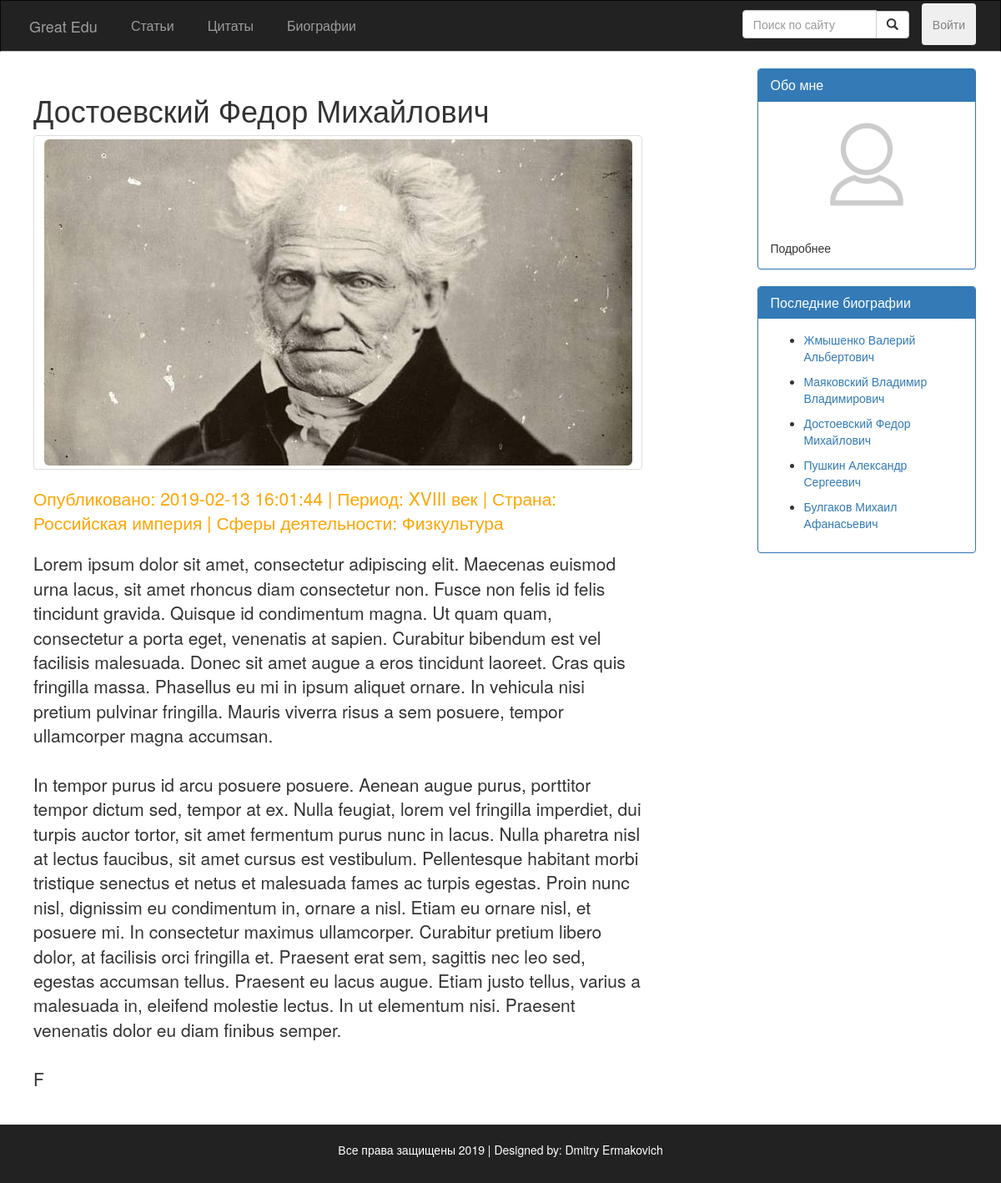
The page /src/public_routes/Bio.php?id=2 on the database as committed earlier.
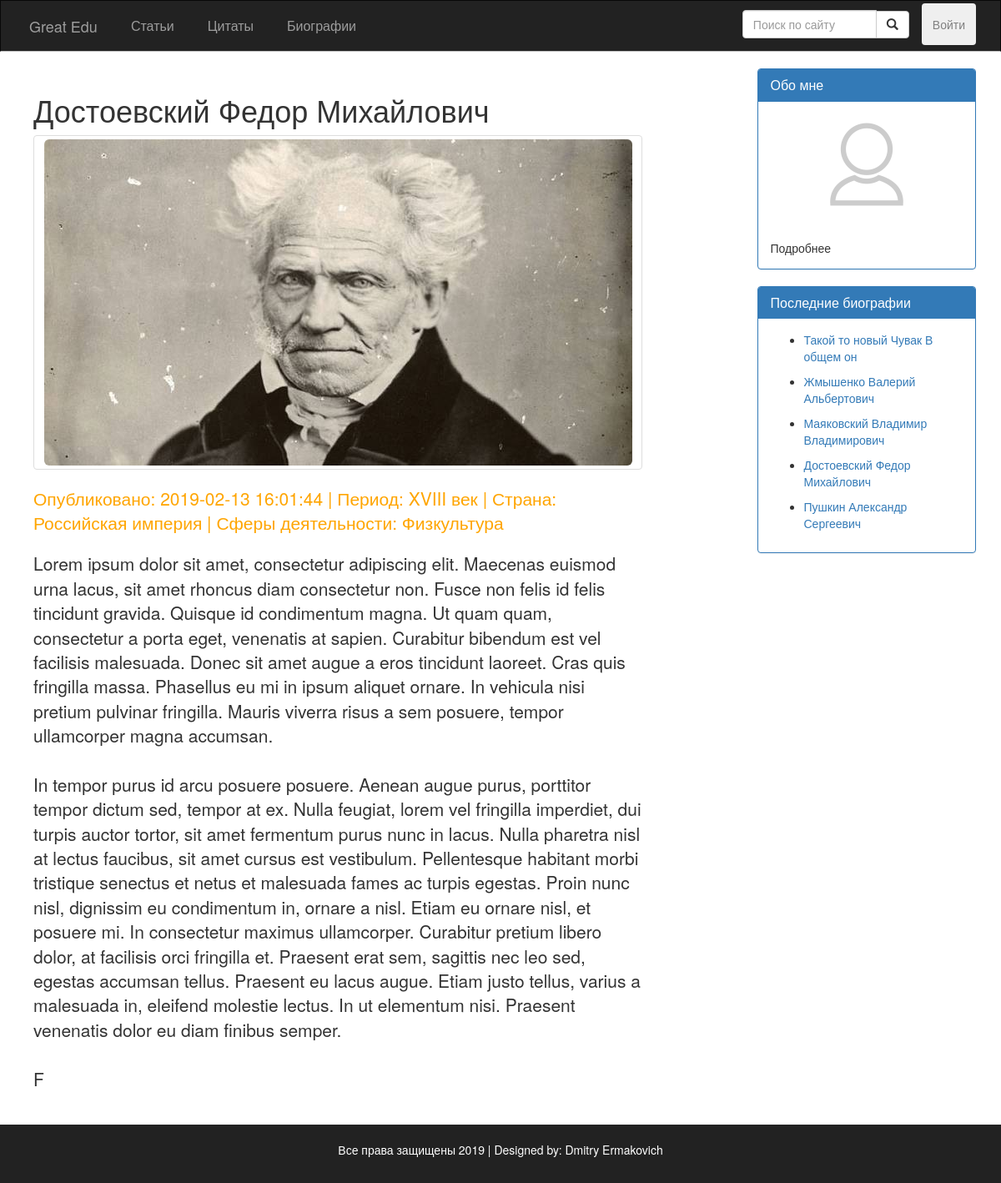
The same page on the database as committed later.
### src/Include/dbFunctions.php (called while the page is built, shortened)
<?php
require_once 'DatabaseLoad.php';
function doSQLQuery($query)
{
  global $con2;
  try {
    $exec = mysqli_query($con2, $query) or die(mysqli_error($con2));
    if ($exec) {
      return $exec;
    }
  } catch (Exception $e) {
    echo $e->getMessage();
  }
  return false;
}
function getPeriodNameById($id) {
  $query = "SELECT название FROM Периоды WHERE id = $id";
  $exec = doSQLQuery($query);
  if ($res = mysqli_fetch_assoc($exec)) {
    return $res['название'];
  }
  return null;
}
function getShpereNameById($id) {
  $query = "SELECT название FROM Сферы_деятельности WHERE id = $id";
  $exec = doSQLQuery($query);
  if ($res = mysqli_fetch_assoc($exec)) {
    return $res['название'];
  }
  return null;
}

### src/Include/commonFuncs.php (called while the page is built, shortened)
<?php
function LoadTextFromBioFile($file)
{
  $post_content = '';
  if (is_null($file)) {
    $post_content = 'error load';
  } else {
    $post_content = file_get_contents('Upload/bios/' . $file);
  }
  return $post_content;
}

### src/utils/bio_c.php (the view, shortened to what this page needs)
<?php
function fillBioData()
{
  if (isset($_GET['id'])) {
    $query = "SELECT * FROM Авторы WHERE id = '$_GET[id]'";
    $exec = doSQLQuery($query);
    if (mysqli_num_rows($exec) > 0) {
      if ($post = mysqli_fetch_assoc($exec)) {
        $post_date = $post['дата_добавления'];
        $post_title = "$post[фамилия] $post[имя] $post[отчество]";
        $post_state = $post['страна_принадлежности'];
        $post_sphere_id = $post['сферы_деятельности'];
        $post_sphere = getShpereNameById($post_sphere_id);
        $post_period_id = $post['период'];
        $post_period = getPeriodNameById($post_period_id);
        $biography = $post['биография'];
        $post_image = $biography . '.jpg';
        $post_file = $biography . '.txt';
        $post_content = LoadTextFromBioFile($post_file);
        ?>
        <div class="post">
          <div class="post-title">
            <h1><?php echo htmlentities($post_title); ?></h1>
          </div>
          <div class="thumbnail">
            <img class="img-responsive img-rounded" style="max-height: 500px;" src="../Upload/bios/<?php echo $post_image . '?m='; ?>">
          </div>
          <div class="post-info">
            <p class="lead">
              Опубликовано: <?php echo htmlentities($post_date); ?> | Период: <?php echo htmlentities($post_period); ?> |
              Страна: <?php echo $post_state; ?> | Сферы деятельности: <?php echo $post_sphere; ?>
            </p>
          </div>
          <div class="post-content">
            <p class="lead"><?php echo nl2br($post_content); ?></p>
          </div>
        </div>
    <?php
      }
    }
  } else {
    Redirect_To('/Bios.php');
  }
}
function fillBioReferences()
{
  $sql = "SELECT * FROM Авторы ORDER BY дата_добавления DESC LIMIT 5 ";
  $exec = doSQLQuery($sql);
  while ($recentPost = mysqli_fetch_assoc($exec)) {
    $postID = $recentPost['id'];
    $linkText = "$recentPost[фамилия] $recentPost[имя] $recentPost[отчество]";
    ?>
    <nav>
      <ul>
        <li><a href="/Bio.php?id=<?php echo $postID; ?>">
            <?php echo $linkText ?>
          </a></li>
      </ul>
    </nav>
  <?php
  }
}
?>

Rows that differ between the two databases and show on the page:
no longer on this page (row unchanged): авторы: linkText "Булгаков Михаил Афанасьевич"
added авторы: linkText "Такой то новый Чувак В общем он"
